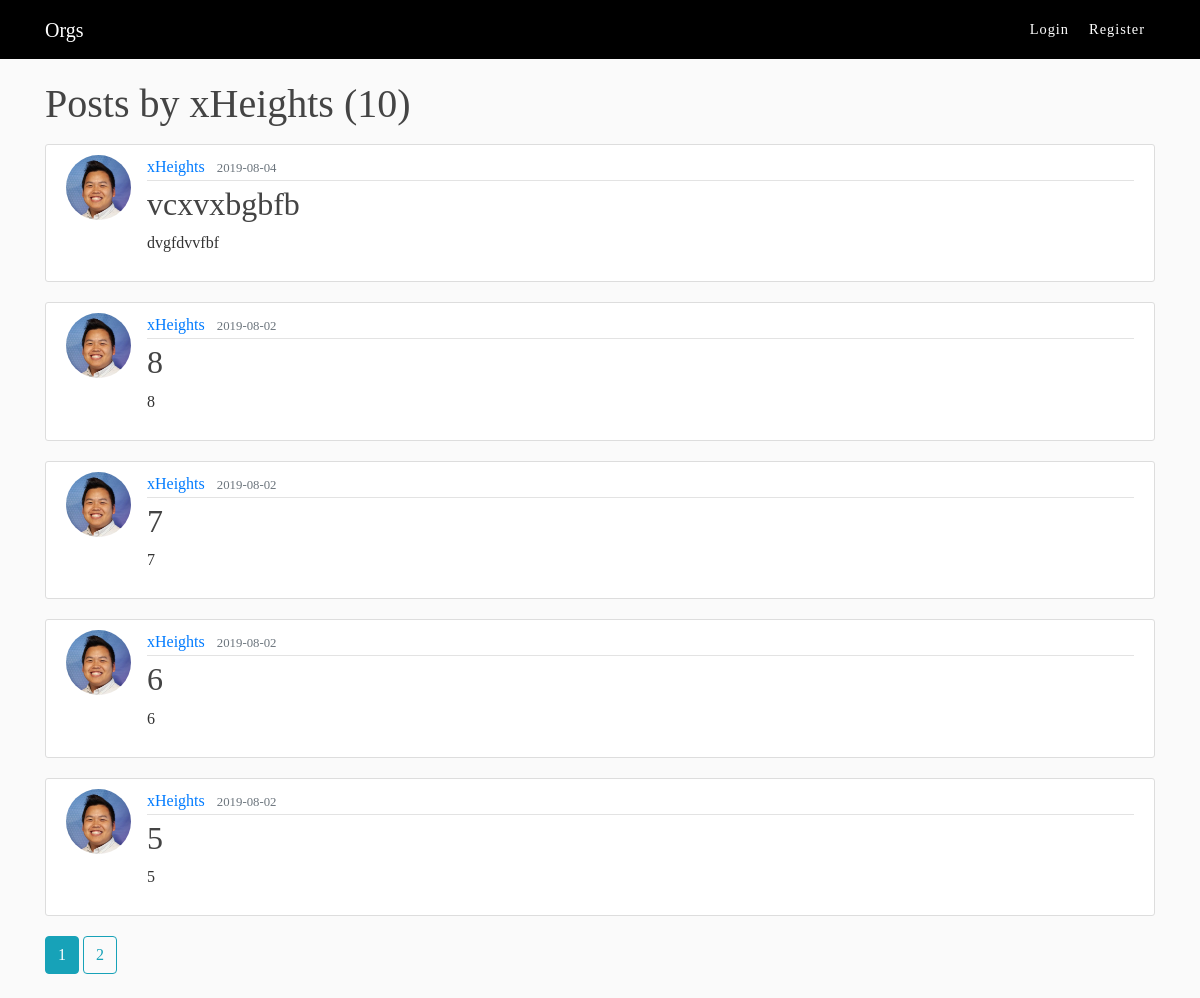
/user/xHeights, run on an earlier commit of the app's database.
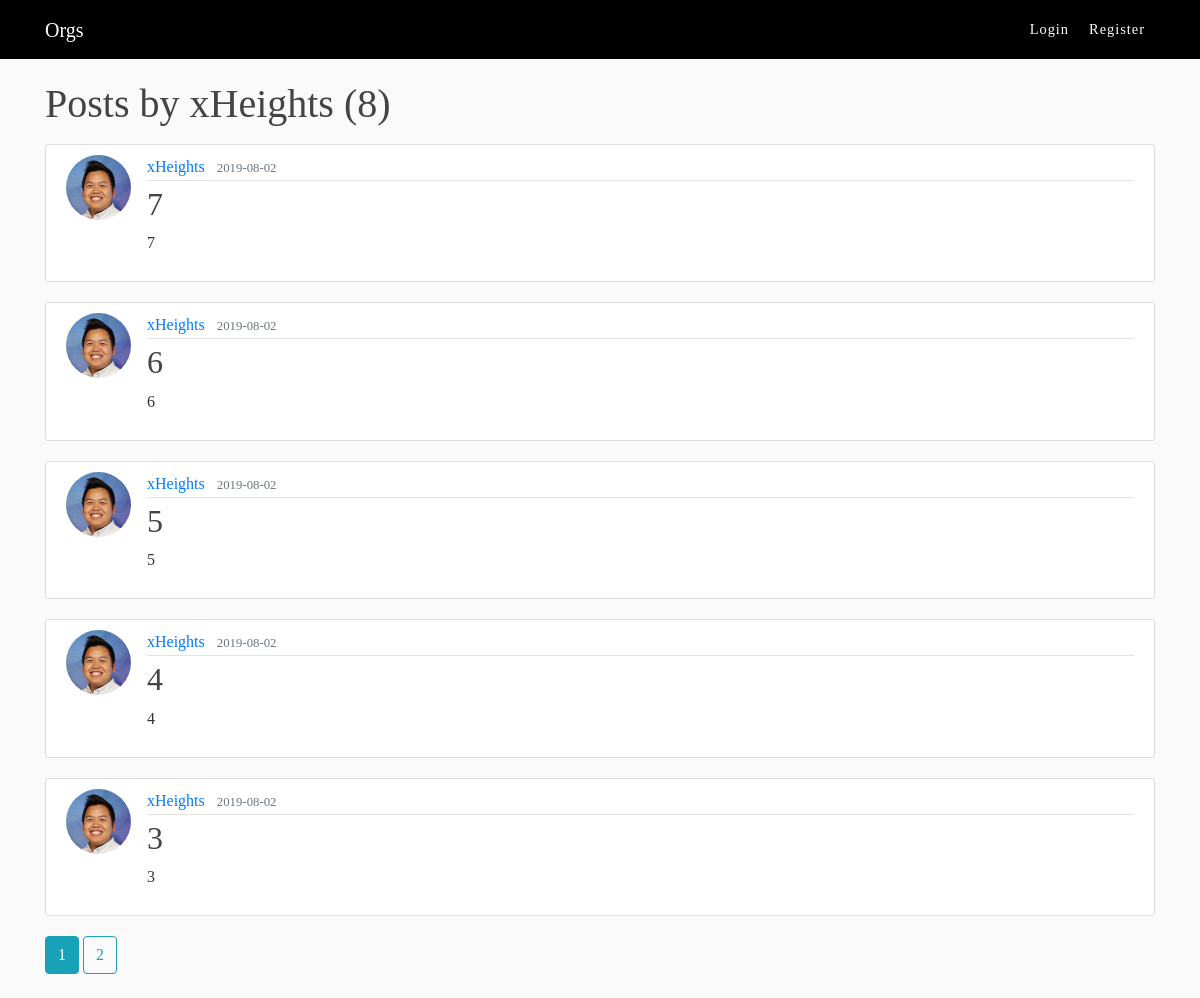
And on a later commit of the database.
### orgs/models.py (models this page shows, shortened)
class User(db.Model, UserMixin):
        id = db.Column(db.Integer, primary_key=True)
        username = db.Column(db.String(20), unique=True, nullable=False)
        email = db.Column(db.String(120), unique=True, nullable=False)
        image_file = db.Column(db.String(20), nullable=False, default='default.jpg')
        password = db.Column(db.String(60), nullable=False)
        posts = db.relationship('Post', backref='author', lazy=True)

class Post(db.Model):
        id = db.Column(db.Integer, primary_key=True)
        title = db.Column(db.String(100), nullable=False)
        date_posted = db.Column(db.DateTime, nullable=False, default=datetime.utcnow)
        content = db.Column(db.Text, nullable=False)
        user_id = db.Column(db.Integer, db.ForeignKey('user.id'), nullable=False)

### orgs/users/routes.py (the view)
@users.route("/user/<string:username>")
def user_posts(username):
        page = request.args.get('page', 1, type=int)
        user = User.query.filter_by(username=username).first_or_404()
        posts = Post.query.filter_by(author=user)\
                .order_by(Post.date_posted.desc())\
                .paginate(page=page, per_page=5)
        return render_template('user_posts.html', posts=posts, user=user)

### orgs/templates/user_posts.html
{% extends "layout.html" %}
{% block content %}
    <h1 class="mb-3">Posts by {{ user.username }} ({{ posts.total}})</h1>
    {% for post in posts.items %}
        <article class="media content-section">
          <img class="rounded-circle article-img" src="{{ url_for('static', filename='profile_pics/' + post.author.image_file) }}">
            <div class="media-body">
              <div class="article-metadata">
                <a class="mr-2" href="{{ url_for('users.user_posts', username=post.author.username) }}">{{ post.author.username }}</a>
                <small class="text-muted">{{ post.date_posted.strftime('%Y-%m-%d') }}</small>
              </div>
              <h2><a class="article-title" href="{{ url_for('posts.post', post_id=post.id) }}">{{ post.title }}</a></h2>
              <p class="article-content">{{ post.content }}</p>
            </div>
        </article>
    {% endfor %}
    {% for page_num in posts.iter_pages(left_edge=1, right_edge=1, left_current=1, right_current=2) %}
      {% if page_num %}
        {% if posts.page == page_num %}
            <a class="btn btn-info mb-4" href="{{ url_for('users.user_posts', username=user.username, page=page_num) }}">{{ page_num}}</a>
          {% else %}
            <a class="btn btn-outline-info mb-4" href="{{ url_for('users.user_posts', username=user.username, page=page_num) }}">{{ page_num}}</a>
        {% endif %}
      {% else %}
      ...
      {% endif %}
    {% endfor %}
{% endblock content %}

### orgs/templates/layout.html (shortened to what this page needs)
<!DOCTYPE html>
<html lang="en">
<head>
    <link rel="stylesheet" href="https://stackpath.bootstrapcdn.com/bootstrap/4.3.1/css/bootstrap.min.css"
>
    <link rel="stylesheet" type="text/css" href="{{ url_for('static', filename='main.css') }}">
</head>
<body>
    <header class="site-header">
        <nav class="navbar navbar-expand-md navbar-dark bg-steel fixed-top">
            <div class="container">
                {% if current_user.is_authenticated %}
                <a class="navbar-brand mr-4" href="{{ url_for('main.home') }}">Orgs</a>
                {% else %}
                <a class="navbar-brand mr-4" href="/">Orgs</a>
                {% endif %}
                <div class="collapse navbar-collapse" id="navbarToggle">
                        {% if current_user.is_authenticated %}
                        <a class="nav-item nav-link" href="{{ url_for('main.home') }}">Home</a>
                        <a class="nav-item nav-link" href="{{ url_for('main.about') }}">About</a>
                    </div>
                    <div class="navbar-nav">
                        <a class="nav-item nav-link" href="{{ url_for('posts.new_post') }}">New Event</a>
                        <a class="nav-item nav-link" href="{{ url_for('users.account') }}">Profile</a>
                        <a class="nav-item nav-link" href="{{ url_for('users.logout') }}">Logout</a>
                        {% else %}
                    <div class="navbar-nav direction:rtl">
                        <a class="nav-item nav-link" href="{{ url_for('users.login') }}">Login</a>
                        <a class="nav-item nav-link" href="{{ url_for('users.register') }}">Register</a>
                        {% endif %}
                    </div>
                </div>
            </div>
        </nav>
    </header>
    <main role="main" class="container">
        <div class="row">
            <div class="container">
                 {% block content %}{% endblock %}
            </div>
        </div>
    </main>
</body>
</html>

### orgs/static/main.css (style rules this page uses)
body { background: #fafafa; color: #333333; margin-top: 5rem; font-family: 'Montserrat'; }
h1, h2, h3, h4, h5, h6 { color: #444444; }
.bg-steel { background-color: black; }
.site-header { padding: 10; font-family: 'Montserrat'; }
.site-header .navbar-nav .nav-link { font-size: 90%; font-weight: 400; padding: 0.75em 10px; letter-spacing: 1px; color: white; font-family: 'Montserrat'; }
.content-section { align-content: center; background: #ffffff; padding: 10px 20px; border: 1px solid #dddddd; border-radius: 3px; margin-bottom: 20px; }
.article-title { color: #444444; }
.article-content { white-space: pre-line; }
.article-img { height: 65px; width: 65px; margin-right: 16px; }
.article-metadata { padding-bottom: 1px; margin-bottom: 4px; border-bottom: 1px solid #e3e3e3 }

What changed in the data, as far as the page shows it:
removed Post: image_file (picture), author.username "xHeights", date_posted "2019-08-04", title "vcxvxbgbfb", content "dvgfdvvfbf"
removed Post: image_file (picture), author.username "xHeights", date_posted "2019-08-02", title "8", content "8"
now on this page (row unchanged): Post: image_file (picture), author.username "xHeights", date_posted "2019-08-02", title "4", content "4"
now on this page (row unchanged): Post: image_file (picture), author.username "xHeights", date_posted "2019-08-02", title "3", content "3"
Also different on the page:
{{ posts.total }}: "10" → "8"
